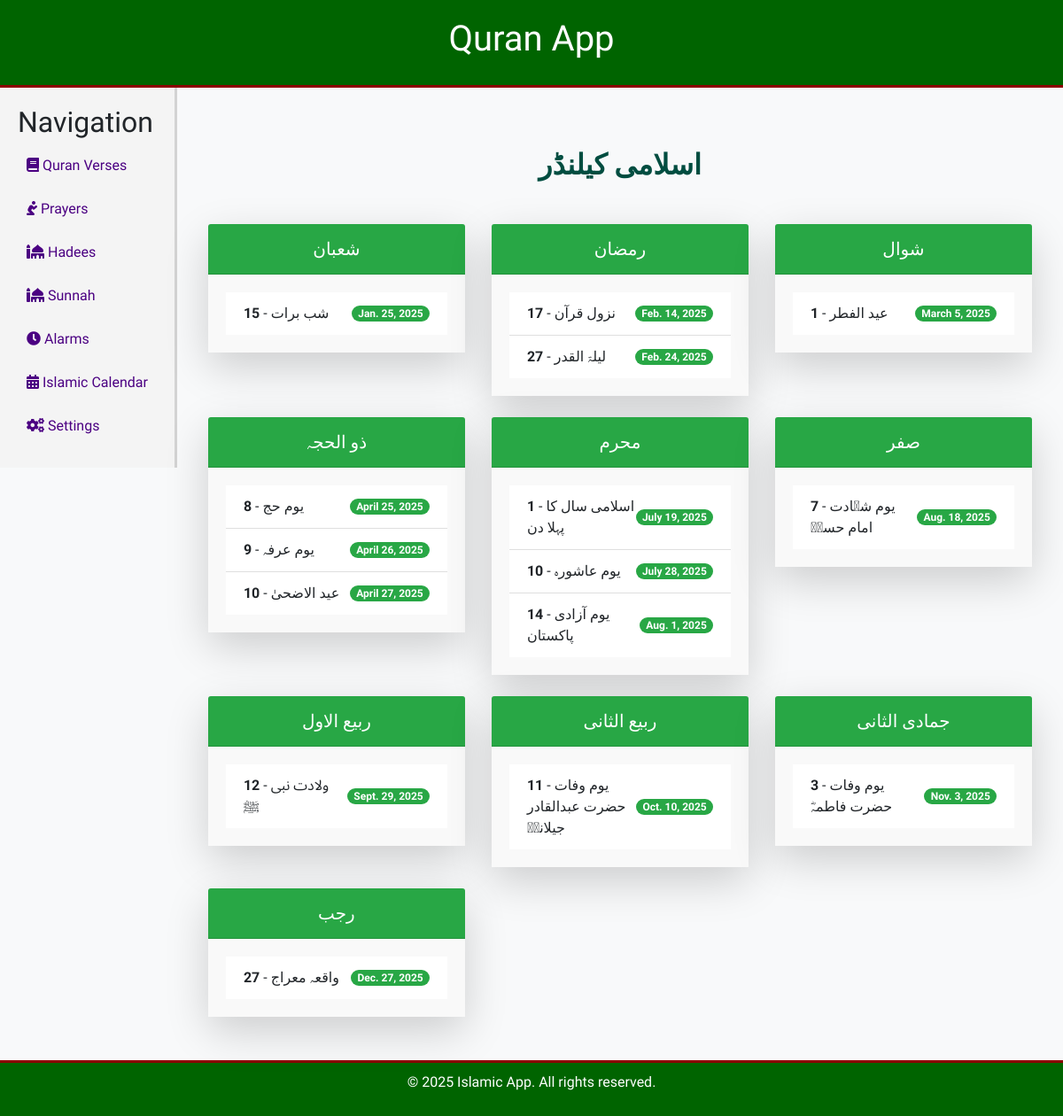
Screenshot of /islamic-calendar/ with the database file from the repository.
### main_app/models.py (models this page shows, shortened)
class IslamicCalendarEvent(models.Model):
    month_name = models.CharField(max_length=100)
    day_of_month = models.IntegerField()
    event_name = models.CharField(max_length=255)
    event_date = models.DateField()
    description = models.TextField(null=True, blank=True)

### main_app/views.py (the view)
# urls.py: path('islamic-calendar/', views.IslamicCalendarView.as_view(), name='islamic_calendar'),
class IslamicCalendarView(View):
    def get(self, request):
        months = {}
        events = IslamicCalendarEvent.objects.all().order_by('event_date')
        for event in events:
            if event.month_name not in months:
                months[event.month_name] = []
            months[event.month_name].append(event)
        return render(request, 'islamic_calendar.html', {'months': months})

### templates/islamic_calendar.html (shortened to what this page needs)
{% extends 'base.html' %}
{% block content %}
<div class="container mt-5">
    <h2 class="text-center mb-5 font-weight-bold" style="color: #004d40;">اسلامی کیلنڈر {{ current_year }}</h2>
    <div class="row">
        {% for month_name, events in months.items %}
            <div class="col-lg-4 col-md-6 mb-4">
                <div class="card shadow-lg border-0">
                    <div class="card-header text-center bg-success text-white py-3">
                        <h5 class="mb-0">{{ month_name }}</h5>
                    </div>
                    <div class="card-body" style="background-color: #f9f9f9;">
                        {% if events %}
                        <ul class="list-group list-group-flush">
                            {% for event in events %}
                                <li class="list-group-item d-flex justify-content-between align-items-center">
                                    <div>
                                        <span class="font-weight-bold">{{ event.day_of_month }}</span> -
                                        <span>{{ event.event_name }}</span>
                                    </div>
                                    <span class="badge badge-success badge-pill">{{ event.event_date }}</span>
                                </li>
                            {% endfor %}
                        </ul>
                        {% else %}
                        <p class="text-muted text-center">کوئی تقریب نہیں ہے</p>
                        {% endif %}
                    </div>
                </div>
            </div>
        {% endfor %}
    </div>
</div>
{% endblock %}

### templates/header.html (style rules this page uses)
body { background-color: #f8f9fa; font-family: 'Amiri', serif; }
.islamic-pattern { background-image: url('https://www.transparenttextures.com/patterns/arabesque.png'); }
.card { border: 1px solid #dee2e6; border-radius: 10px; box-shadow: 0 4px 8px rgba(0, 0, 0, 0.1); }

### rows the page displays
IslamicCalendarEvent: month_name "شعبان", day_of_month "15", event_name "شب برات", event_date "Jan. 25, 2025"
IslamicCalendarEvent: month_name "رمضان", day_of_month "17", event_name "نزول قرآن", event_date "Feb. 14, 2025"
IslamicCalendarEvent: day_of_month "27", event_name "لیلۃ القدر", event_date "Feb. 24, 2025"
IslamicCalendarEvent: month_name "شوال", day_of_month "1", event_name "عید الفطر", event_date "March 5, 2025"
IslamicCalendarEvent: month_name "ذو الحجہ", day_of_month "8", event_name "یوم حج", event_date "April 25, 2025"
IslamicCalendarEvent: day_of_month "9", event_name "یوم عرفہ", event_date "April 26, 2025"
IslamicCalendarEvent: day_of_month "10", event_name "عید الاضحیٰ", event_date "April 27, 2025"
IslamicCalendarEvent: month_name "محرم", day_of_month "1", event_name "اسلامی سال کا پہلا دن", event_date "July 19, 2025"
IslamicCalendarEvent: day_of_month "10", event_name "یوم عاشورہ", event_date "July 28, 2025"
IslamicCalendarEvent: day_of_month "14", event_name "یوم آزادی پاکستان", event_date "Aug. 1, 2025"
IslamicCalendarEvent: month_name "صفر", day_of_month "7", event_name "یوم شہادت امام حسنؓ", event_date "Aug. 18, 2025"
IslamicCalendarEvent: month_name "ربیع الاول", day_of_month "12", event_name "ولادت نبی ﷺ", event_date "Sept. 29, 2025"
IslamicCalendarEvent: month_name "ربیع الثانی", day_of_month "11", event_name "یوم وفات حضرت عبدالقادر جیلانیؒ", event_date "Oct. 10, 2025"
IslamicCalendarEvent: month_name "جمادی الثانی", day_of_month "3", event_name "یوم وفات حضرت فاطمہؓ", event_date "Nov. 3, 2025"
IslamicCalendarEvent: month_name "رجب", day_of_month "27", event_name "واقعہ معراج", event_date "Dec. 27, 2025"
